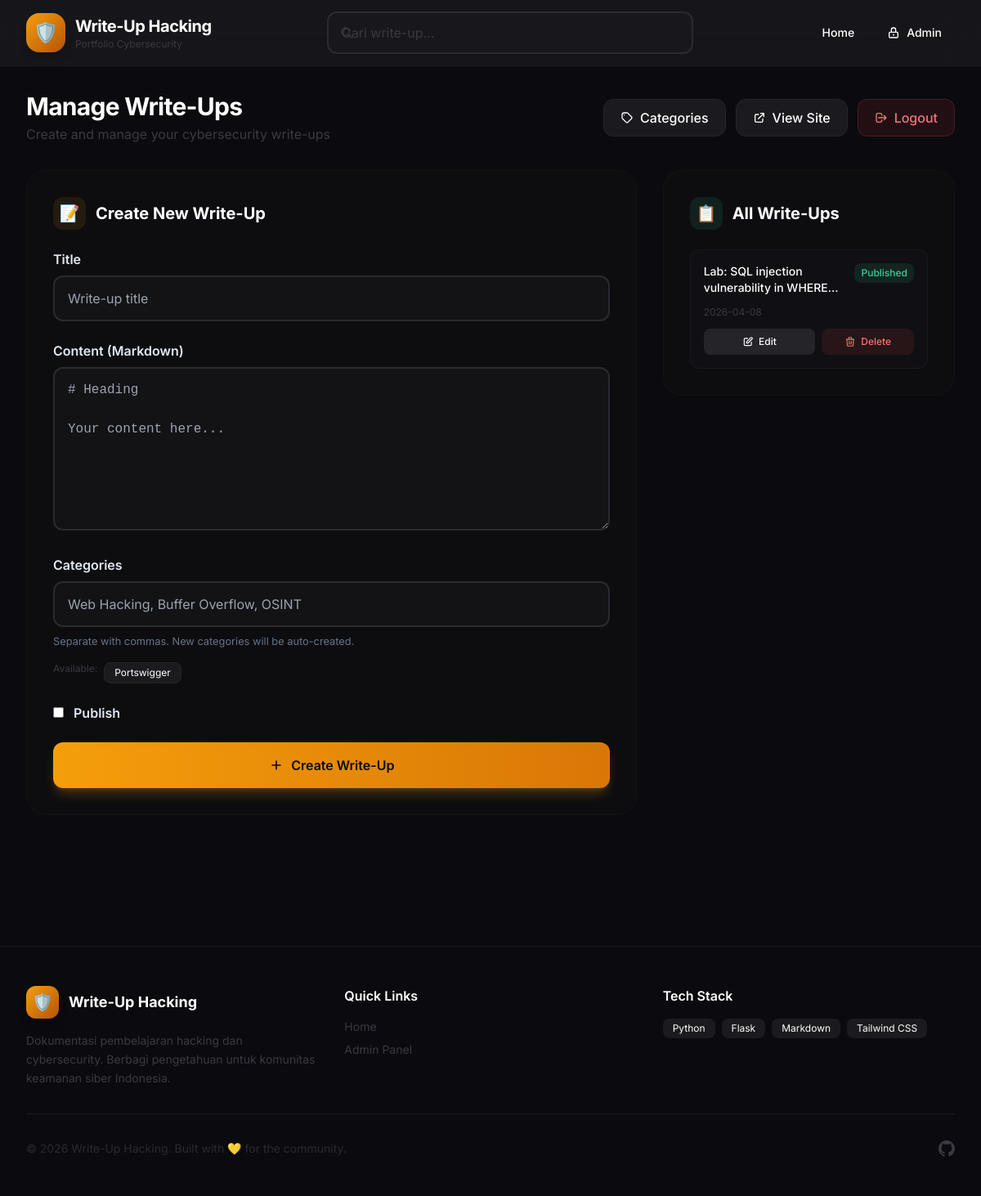
The app's page /admin/writeups (signed in), older data.
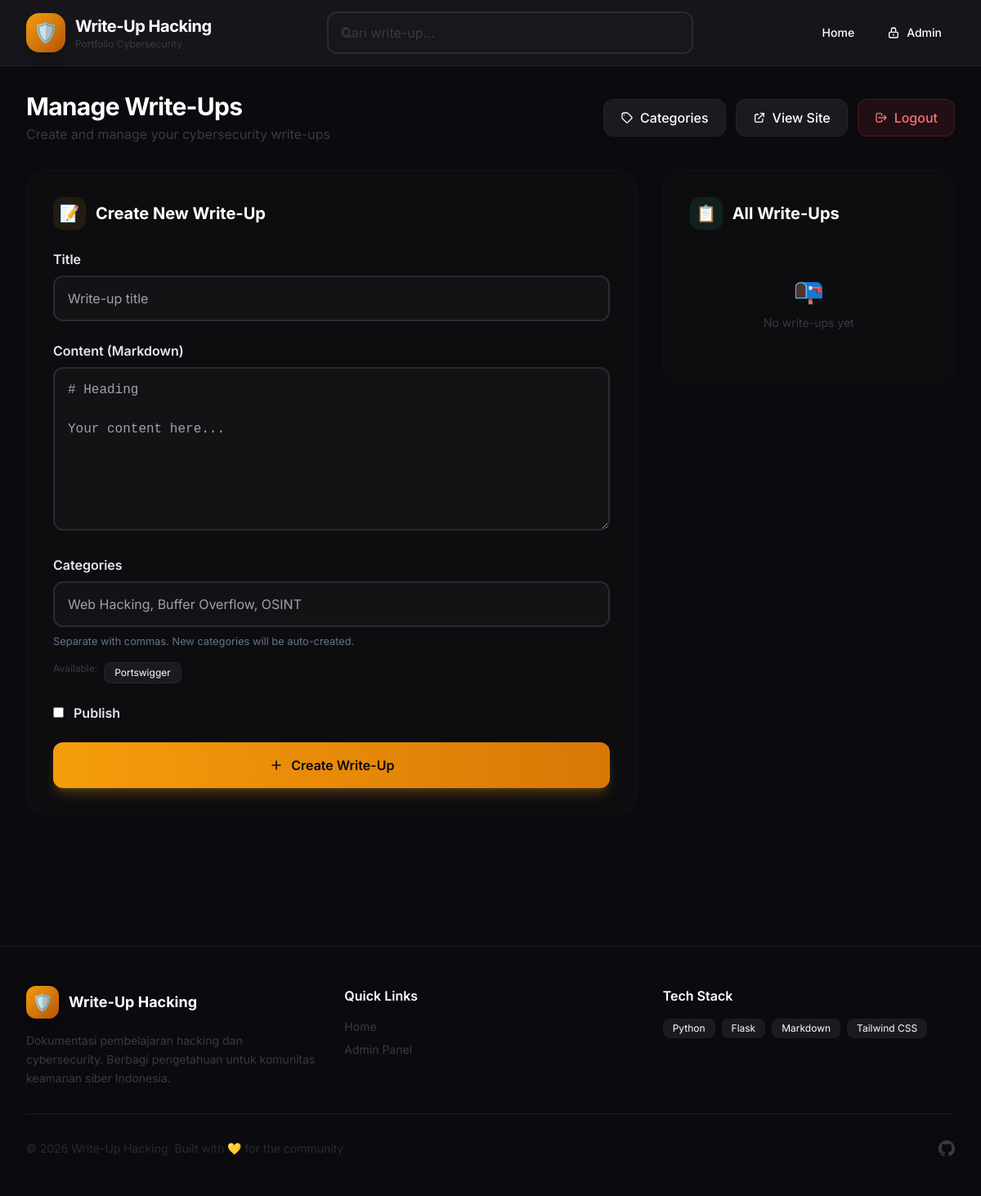
The same page, newer data.
### tables this page shows
CREATE TABLE categories (
    id INTEGER PRIMARY KEY AUTOINCREMENT,
    name TEXT NOT NULL UNIQUE,
    slug TEXT NOT NULL UNIQUE,
    created_at DATETIME DEFAULT CURRENT_TIMESTAMP
);

CREATE TABLE writeups (
    id INTEGER PRIMARY KEY AUTOINCREMENT,
    title TEXT NOT NULL,
    slug TEXT NOT NULL UNIQUE,
    content_md TEXT NOT NULL,
    is_published BOOLEAN NOT NULL DEFAULT 0,
    created_at DATETIME DEFAULT CURRENT_TIMESTAMP
);

### app.py (the view, shortened to what this page needs)
@app.route('/admin/writeups', methods=['GET', 'POST'])
@login_required
def admin_writeups():
    db = get_db()
    form = WriteupForm()
    return render_template('admin/writeups.html', form=form,
                           writeups=db.execute('SELECT * FROM writeups ORDER BY created_at DESC').fetchall(),
                           categories=db.execute('SELECT name FROM categories ORDER BY name').fetchall())

### app.py
class WriteupForm(FlaskForm):
    title = StringField('Judul', validators=[DataRequired()])
    content_md = TextAreaField('Konten Markdown', validators=[DataRequired()])
    categories = StringField('Kategori (pisah koma)', validators=[DataRequired()])
    is_published = BooleanField('Publish')
    submit = SubmitField('Simpan')

### app.py (called while the page is built)
def get_db():
    if 'db' not in g:
        g.db = sqlite3.connect(app.config['DATABASE'])
        g.db.row_factory = sqlite3.Row
        g.db.execute("PRAGMA foreign_keys = ON;")
    return g.db

def login_required(f):
    @wraps(f)
    def decorated(*args, **kwargs):
        if 'admin_id' not in session:
            flash('Silakan login.', 'warning')
            return redirect(url_for('admin_login'))
        return f(*args, **kwargs)
    return decorated

### templates/admin/writeups.html (shortened to what the changed rows need)
{% extends "base.html" %}
{% block content %}
<div class="max-w-7xl mx-auto px-4 sm:px-6 lg:px-8 pb-20">
  <header class="mb-8 animate-fade-in-up">
    <div class="flex flex-col sm:flex-row sm:items-center justify-between gap-4">
      <div>
        <h1 class="text-2xl sm:text-3xl font-bold tracking-tight">Manage Write-Ups</h1>
      </div>
    </div>
  </header>
  <div class="grid grid-cols-1 lg:grid-cols-3 gap-8">
    <div class="lg:col-span-2">
      <div class="bg-dark-800/50 border border-dark-700/50 rounded-3xl p-6 sm:p-8 animate-fade-in-up">
        <h2 class="text-xl font-bold mb-6 flex items-center gap-3">
          <span class="w-10 h-10 rounded-xl bg-accent-400/10 flex items-center justify-center text-accent-400">📝</span>
          Create New Write-Up
        </h2>
        <form method="post" class="space-y-6">
          <div class="form-group">
            {% if categories %}
            <div class="mt-4 flex flex-wrap gap-2">
              <span class="text-xs text-dark-400">Available:</span>
              {% for c in categories %}
              <span class="inline-flex items-center px-3 py-1 bg-dark-700 rounded-lg text-xs text-dark-300 border border-dark-600">{{ c.name }}</span>
              {% endfor %}
            </div>
            {% endif %}
          </div>
        </form>
      </div>
    </div>
    <div class="lg:col-span-1">
      <div class="bg-dark-800/50 border border-dark-700/50 rounded-3xl p-6 sm:p-8 animate-fade-in-up delay-100">
        <h2 class="text-xl font-bold mb-6 flex items-center gap-3">
          <span class="w-10 h-10 rounded-xl bg-emerald-400/10 flex items-center justify-center text-emerald-400">📋</span>
          All Write-Ups
        </h2>
        <div class="space-y-3">
          {% for w in writeups %}
          <div class="bg-dark-700/30 border border-dark-600/50 rounded-xl p-4 group">
            <div class="flex items-start justify-between gap-3 mb-3">
              <h3 class="font-medium text-sm line-clamp-2 flex-1">{{ w.title }}</h3>
              {% if w.is_published %}
              <span class="shrink-0 px-2 py-1 bg-emerald-400/10 text-emerald-400 text-xs font-medium rounded-lg">Published</span>
              {% else %}
              <span class="shrink-0 px-2 py-1 bg-amber-400/10 text-amber-400 text-xs font-medium rounded-lg">Draft</span>
              {% endif %}
            </div>
            <p class="text-xs text-dark-400 mb-3">{{ w.created_at[:10] }}</p>
            <div class="flex gap-2">
              <a href="{{ url_for('admin_wu_edit', id=w.id) }}" class="flex-1 inline-flex items-center justify-center gap-1.5 px-3 py-2 bg-dark-600 text-white text-xs font-medium rounded-lg hover:bg-dark-500 transition-colors">
                <svg class="w-3.5 h-3.5" fill="none" stroke="currentColor" viewBox="0 0 24 24">
                  <path stroke-linecap="round" stroke-linejoin="round" stroke-width="2" d="M11 5H6a2 2 0 00-2 2v11a2 2 0 002 2h11a2 2 0 002-2v-5m-1.414-9.414a2 2 0 112.828 2.828L11.828 15H9v-2.828l8.586-8.586z"/>
                </svg>
                Edit
              </a>
              <form method="post" action="{{ url_for('admin_wu_delete', id=w.id) }}" class="flex-1" onsubmit="return confirm('Delete this write-up?')">
                <button type="submit" class="w-full inline-flex items-center justify-center gap-1.5 px-3 py-2 bg-red-500/10 text-red-400 text-xs font-medium rounded-lg hover:bg-red-500/20 transition-colors">
                  <svg class="w-3.5 h-3.5" fill="none" stroke="currentColor" viewBox="0 0 24 24">
                    <path stroke-linecap="round" stroke-linejoin="round" stroke-width="2" d="M19 7l-.867 12.142A2 2 0 0116.138 21H7.862a2 2 0 01-1.995-1.858L5 7m5 4v6m4-6v6m1-10V4a1 1 0 00-1-1h-4a1 1 0 00-1 1v3M4 7h16"/>
                  </svg>
                  Delete
                </button>
              </form>
            </div>
          </div>
          {% else %}
          <div class="text-center py-8 text-dark-400">
            <span class="text-3xl mb-3 block">📭</span>
            <p class="text-sm">No write-ups yet</p>
          </div>
          {% endfor %}
        </div>
      </div>
    </div>
  </div>
</div>
{% endblock %}

Row changes from the older to the newer data that the page shows:
removed writeups: title "Lab: SQL injection vulnerability in…", is_published "Published", created_at "2026-04-08"
Text that changed along with them:
text now shown: "📭 No write-ups yet"
